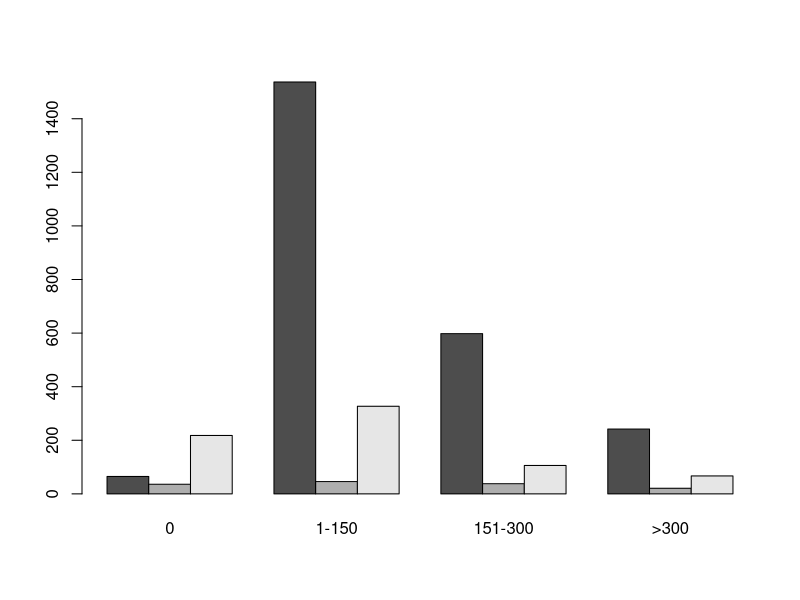
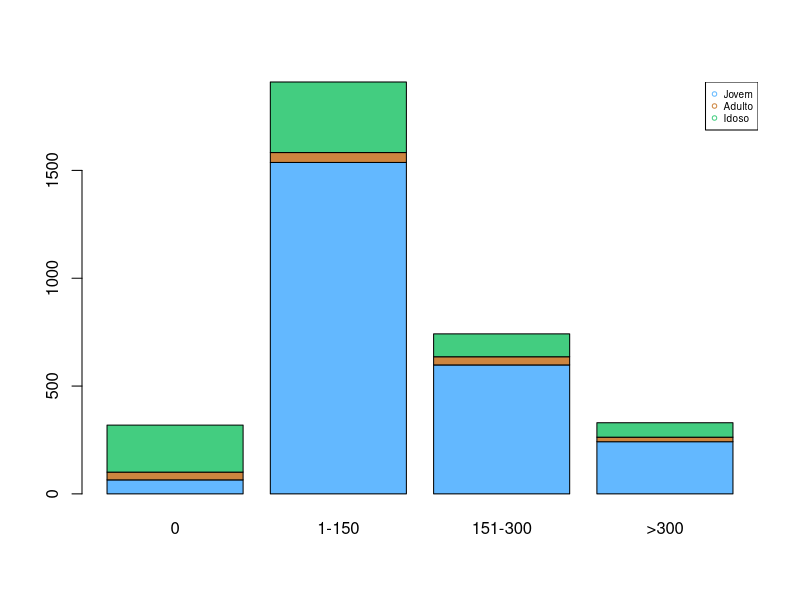
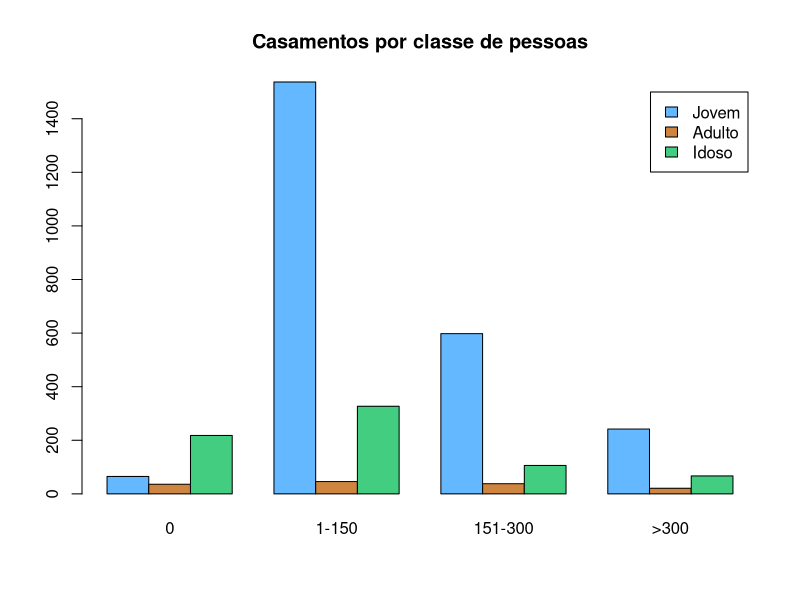
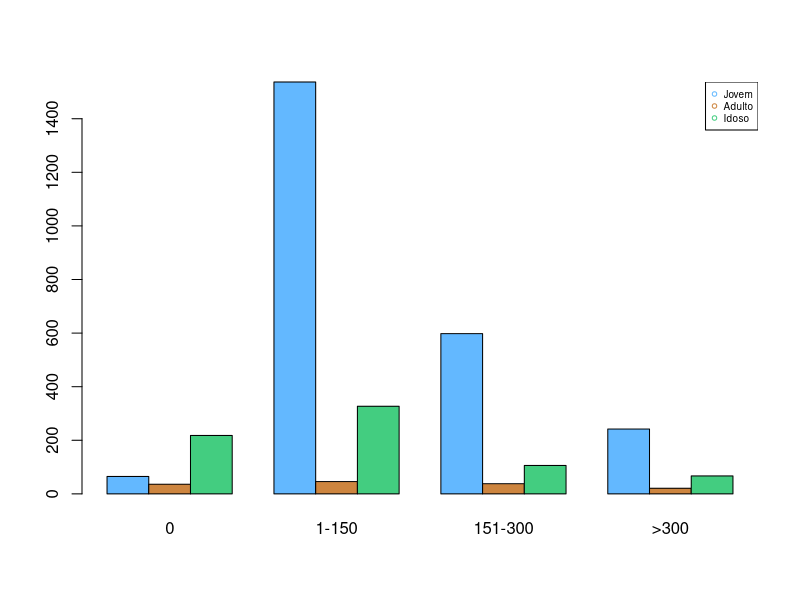
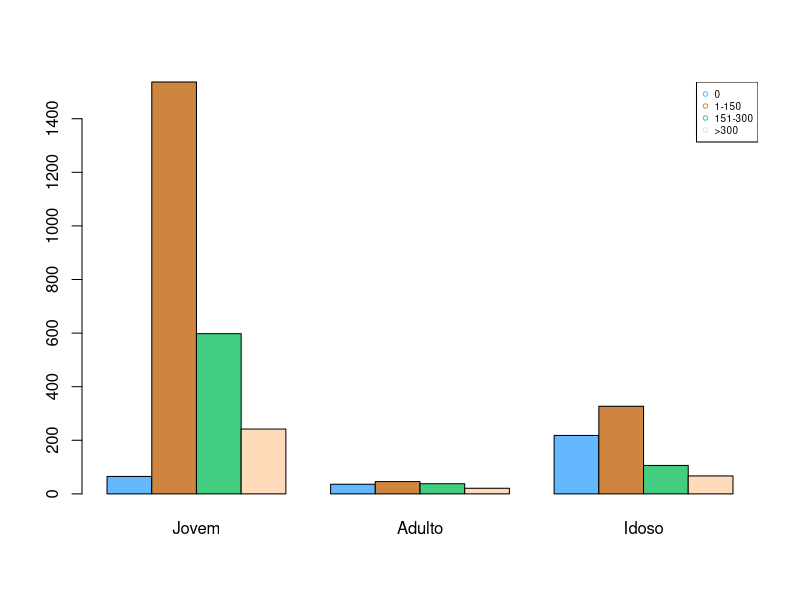

Recreate these plots in R, in order.
?barplot

# Preparando os dados - número de casamentos em uma igreja de SP
dados <- matrix(c(65, 1537, 598, 242, 36, 46, 38, 21, 218, 327, 106, 67), nrow = 3, byrow = T)
dados


# Nomeando linhas e colunas na matriz
colnames(dados) <- c("0", "1-150", "151-300", ">300")
rownames(dados) <- c("Jovem", "Adulto", "Idoso")
dados


# Construindo o Barplot
barplot(dados, beside = T)


# Construindo o plot - Stacked Bar Plot
# As 3 faixas de  idade são representadas na mesma coluna para as diferentes quantidades
barplot(dados, col = c("steelblue1", "tan3", "seagreen3"))


# Crie uma legenda para o gráfico anterior
?barplot
legend("topright", pch = 1, cex = 0.6, col = c("steelblue1", "tan3", "seagreen3"), 
       legend = c("Jovem", "Adulto", "Idoso"))


barplot(dados, beside = T, legend.text = T, 
        main = "Casamentos por classe de pessoas", 
        col = c("steelblue1", "tan3", "seagreen3"))

# Agora temos uma coluna para cada faixa etária mas na mesema faixa de quantidade
barplot(dados, beside = T, col = c("steelblue1", "tan3", "seagreen3"))
legend("topright", pch = 1, col = c("steelblue1", "tan3", "seagreen3"), 
       legend = c("Jovem", "Adulto", "Idoso"), cex = 0.6)


# Com a Transposta da matriz, invertemos as posições entre faixa etaria e faixa de quantidade
t(dados)
barplot(t(dados), beside = T, col = c("steelblue1", "tan3", "seagreen3", "peachpuff1"))
legend("topright", pch = 1, col = c("steelblue1", "tan3", "seagreen3", "peachpuff1"),
       legend = c("0", "1-150", "151-300", ">300"), cex = 0.6)
